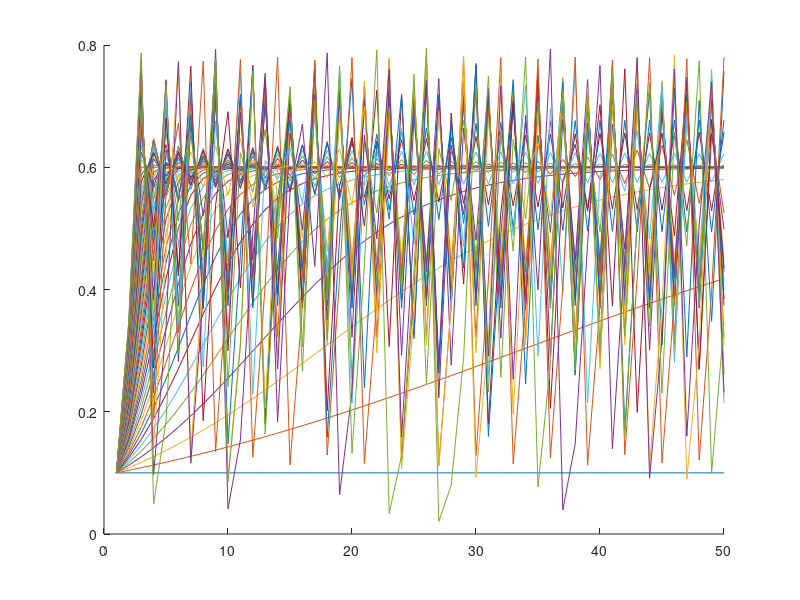
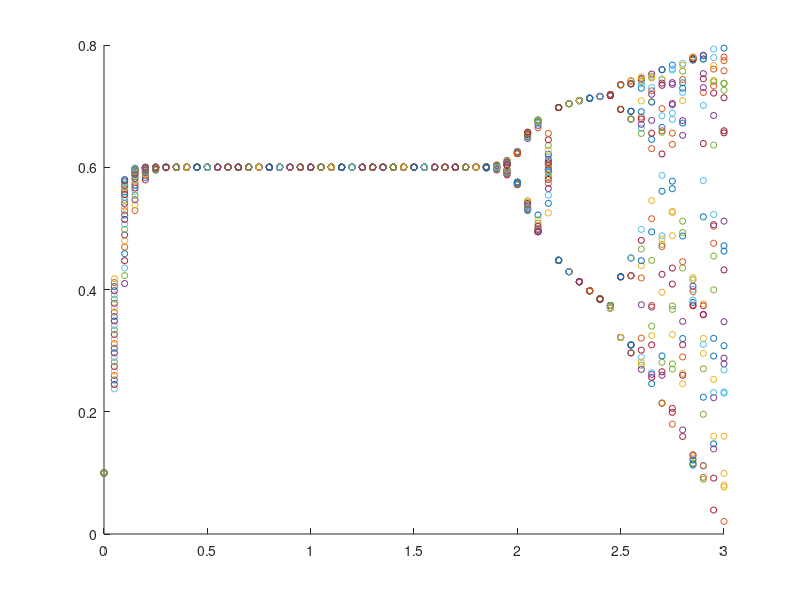

The MATLAB script that drew these images, in order:
% How much caffeine is there in the jar?

% n - number of days
% x - fraction of caffeinated 

nMax = 50; % max number of days to simulate

rs = 0:0.05:3;
x = zeros(length(rs),nMax); % fraction caffeinated
x(:,1) = 0.1; % initial fraction caffeinated

% rs = [0.1, 2.1, 2.5];
% Ks = [0.6, 0.6, 0.6];

K = 0.6;
for i=1:length(rs)
    r = rs(i);
    for n=2:nMax
        
        x(i, n) = x(i, n-1) + r*(1 - x(i, n-1)/K)*x(i, n-1);
        
    end % finished loop through days
end

% THE MODEL ^
% ------------------------------------------
% THE BEHAVIOR / THE OUTPUT ? 

figure(1); 
hold on;
for i=1:length(rs)
    plot(x(i, :));
end
hold off;

figure(2);
hold on;
for i=1:length(rs)
    p1 = floor(nMax/2);
    p2 = nMax;
    for y=x(i,p1:p2)
        scatter(rs(i), y, 20, "black");
    end
end
hold off;
xlim([rs(1) rs(length(rs))]);